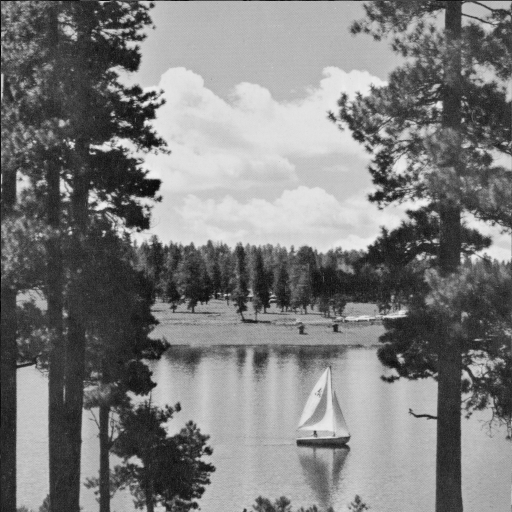
%> input picture Assignment4/Question 1/LAKE.TIF, 512 x 512 px
$ octave q2.m   (GNU Octave 9; MATLAB toolbox functions it lacks are replaced by stand-ins)
%> lines starting %> are read from the running program, lines starting %| are printed output that depends on the picture
### Assignment4/Question 1/q1_b.m
% image=imread("q1_b.TIF");
% image=imresize(image,[8 8]);
% image=double(image);

function X=q1_b(im,F)
im=double(im);
X=F*im*(F.');
% imshow(uint8(X));
end

### Assignment4/Question 1/q1_a.m
function dctmat=q1_a(n)
a=0:n-1;
a=repmat(a,n,1);
b=0:n-1;
b=repmat(b,n,1);
b=b.';
a=2*a+1;
a=a.*b;
dctmat=sqrt(2/n)*cos((pi*a)/(2*n));
dctmat(1,1:n)=sqrt(1/2)*dctmat(1,1:n);
end

### Assignment4/Question 1/q2.m
image=imread("LAKE.TIF");
%> image is the input picture: size 512x512 uint8; min 1, max 239, mean 124.7
im1=image(420:420+7,45:45+7);
%> im1 = [196 202 195 192 126 76 55 42; 195 198 197 189 133 78 57 51; 199 200 199 194 149 83 54 43; 193 201 193 195 157 80 52 55; 200 195 202 197 149 71 49 60; 192 204 201 197 139 65 59 45; 191 193 198 192 127 67 60 58; 193 192 199 190 127 72 74 62]
im2=image(427:427+7,298:298+7);
%> im2 = [188 194 186 173 164 169 180 187; 186 173 153 158 172 195 204 211; 177 164 176 186 207 210 216 216; 178 179 197 197 196 205 201 206; 158 179 173 186 183 184 194 187; 171 158 177 180 185 179 178 182; 176 174 183 177 174 180 176 181; 183 184 170 180 177 172 182 174]
im3=image(30:30+7,230:230+7);
%> im3 = [187 185 182 187 183 186 184 184; 187 185 182 187 181 185 181 182; 183 185 192 183 194 186 178 189; 186 184 185 191 179 186 183 181; 183 184 187 178 190 182 181 187; 188 181 182 189 184 184 185 181; 181 181 180 185 186 185 183 184; 182 185 187 184 187 181 185 186]
figure
subplot(3,5,1);
imshow(uint8(im1));
title('image with top corner (420,45)');

subplot(3,5,2);
im1dct=q1_b(im1,q1_a(8));
%> in q1_b, `im=double(im);`: im has the same summary as im1 outside q1_b
%> in q1_b, `X=F*im*(F.');`: X = [1106.1 476.1 -119.6 -85.9 50.88 15.94 -24.47 -1.37; -0.601 11.26 -8.94 15.64 -3 -8.27 3.77 -6.64; -11.78 -5.54 17.63 -5.79 -16.67 17.65 -0.0936 -6.62; -7.68 11.02 0.877 -8.38 -0.00876 2.33 -3.32 -2.58; 4.38 -5.17 1.95 0.638 5.63 -2.54 1.76 -0.299; -3.44 1.17 -3.98 2.78 -0.639 -3.03 -3.12 -3.73; 2.58 7.78 -6.09 4.73 -5.95 2.76 -5.88 1.3; 0.232 2.81 1.08 -0.471 4.27 2.56 7.73 0.657]
%> im1dct has the same summary as X in q1_b
imshow(uint8(im1dct));
title('dct image');
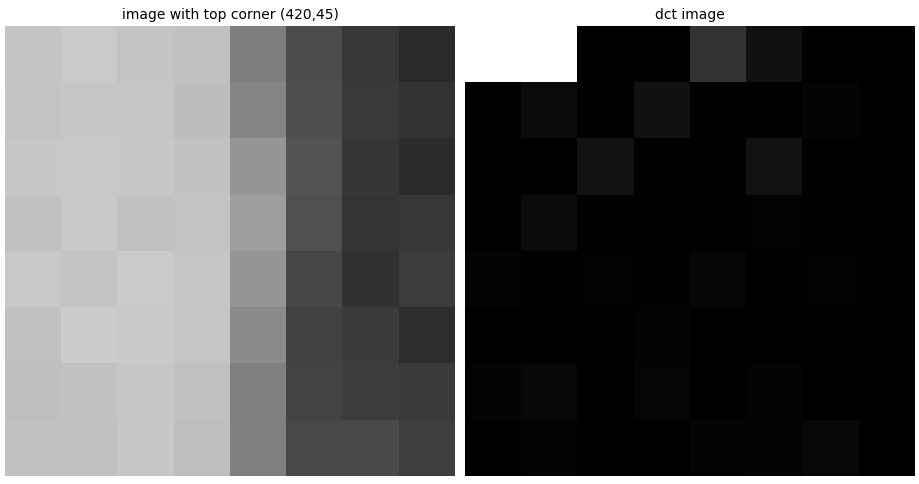
%> figure redrawn from the program's plot data, 2 panels

subplot(3,5,3);
%> (the run ends here)
